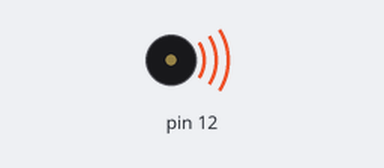
Simulated run of this sketch. Board: Arduino Uno, built with avr-gcc and run on an emulated ATmega328P. On the bench: buzzer (waves = sounding).

Above: at 1.5 s.
At 7.65 s:
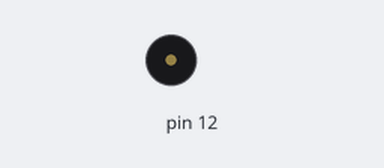
Timing chart, 0 to 8.8 s (numbered marks = the images above):
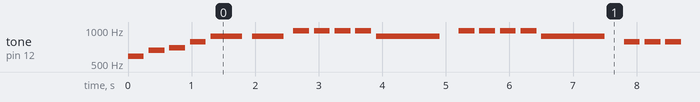

Measured:
- by itself, tone on pin 12: plays 587 Hz for 0.25 s, 659 Hz for 0.25 s, 698 Hz for 0.25 s, 784 Hz for 0.25 s, 880 Hz for 0.50 s, 880 Hz for 0.50 s … (262 notes in this stretch)

The sketch:

musicbox.ino
```cpp
/*************************************************
 * Public Constants
 *************************************************/

#define NOTE_B0  31
#define NOTE_C1  33
#define NOTE_CS1 35
#define NOTE_D1  37
#define NOTE_DS1 39
#define NOTE_E1  41
#define NOTE_F1  44
#define NOTE_FS1 46
#define NOTE_G1  49
#define NOTE_GS1 52
#define NOTE_A1  55
#define NOTE_AS1 58
#define NOTE_B1  62
#define NOTE_C2  65
#define NOTE_CS2 69
#define NOTE_D2  73
#define NOTE_DS2 78
#define NOTE_E2  82
#define NOTE_F2  87
#define NOTE_FS2 93
#define NOTE_G2  98
#define NOTE_GS2 104
#define NOTE_A2  110
#define NOTE_AS2 117
#define NOTE_B2  123
#define NOTE_C3  131
#define NOTE_CS3 139
#define NOTE_D3  147
#define NOTE_DS3 156
#define NOTE_E3  165
#define NOTE_F3  175
#define NOTE_FS3 185
#define NOTE_G3  196
#define NOTE_GS3 208
#define NOTE_A3  220
#define NOTE_AS3 233
#define NOTE_B3  247
#define NOTE_C4  262
#define NOTE_CS4 277
#define NOTE_D4  294
#define NOTE_DS4 311
#define NOTE_E4  330
#define NOTE_F4  349
#define NOTE_FS4 370
#define NOTE_G4  392
#define NOTE_GS4 415
#define NOTE_A4  440
#define NOTE_AS4 466
#define NOTE_B4  494
#define NOTE_C5  523
#define NOTE_CS5 554
#define NOTE_D5  587
#define NOTE_DS5 622
#define NOTE_E5  659
#define NOTE_F5  698
#define NOTE_FS5 740
#define NOTE_G5  784
#define NOTE_GS5 831
#define NOTE_A5  880
#define NOTE_AS5 932
#define NOTE_B5  988
#define NOTE_C6  1047
#define NOTE_CS6 1109
#define NOTE_D6  1175
#define NOTE_DS6 1245
#define NOTE_E6  1319
#define NOTE_F6  1397
#define NOTE_FS6 1480
#define NOTE_G6  1568
#define NOTE_GS6 1661
#define NOTE_A6  1760
#define NOTE_AS6 1865
#define NOTE_B6  1976
#define NOTE_C7  2093
#define NOTE_CS7 2217
#define NOTE_D7  2349
#define NOTE_DS7 2489
#define NOTE_E7  2637
#define NOTE_F7  2794
#define NOTE_FS7 2960
#define NOTE_G7  3136
#define NOTE_GS7 3322
#define NOTE_A7  3520
#define NOTE_AS7 3729
#define NOTE_B7  3951
#define NOTE_C8  4186
#define NOTE_CS8 4435
#define NOTE_D8  4699
#define NOTE_DS8 4978

/*
  Based on the toneMelody tutorial from arduino.cc :
  https://www.arduino.cc/en/Tutorial/toneMelody

  circuit:
  - speaker on digital pin 12^^

  tested with Arduino mega 2560 R3, active buzzer, passive buzzer and 4 Ohm speaker (Visaton FR7)
*/

//https://www.hackster.io/HiHiHiHiiHiiIiH/star-wars-on-a-buzzer-0814f2
int starWars[] = {
  //1
  NOTE_A4, NOTE_A4, NOTE_A4, NOTE_F4, NOTE_C5, NOTE_A4, NOTE_F4, NOTE_C5, NOTE_A4, 0,
  NOTE_E5, NOTE_E5, NOTE_E5, NOTE_F5, NOTE_C5, NOTE_GS4, NOTE_F4, NOTE_C5, NOTE_A4, 0,
  //2
  NOTE_A5, NOTE_A4, NOTE_A4, NOTE_A5, NOTE_GS5, NOTE_G5, NOTE_FS5, NOTE_F5, NOTE_FS5, 0,
  NOTE_A5, NOTE_D5, NOTE_D4, NOTE_C5, NOTE_C5, NOTE_B4, NOTE_C5, 0,
  //var1
  NOTE_F4, NOTE_GS4, NOTE_F4, NOTE_A4, NOTE_C5, NOTE_A4, NOTE_C5, NOTE_E5, 0,
  //2
  NOTE_A5, NOTE_A4, NOTE_A4, NOTE_A5, NOTE_GS5, NOTE_G5, NOTE_FS5, NOTE_F5, NOTE_FS5, 0,
  NOTE_A5, NOTE_D5, NOTE_D4, NOTE_C5, NOTE_C5, NOTE_B4, NOTE_C5, 0,
  //var2
  NOTE_F4, NOTE_GS4, NOTE_F4, NOTE_C5, NOTE_A4, NOTE_F4, NOTE_C5, NOTE_A4, 0
};

// note durations: 4 = quarter note, 8 = eighth note, etc.:
int starWarsDurations[] = {
  //1
  2, 2, 2, 3, 8, 2, 3, 8, 1, 8,
  2, 2, 2, 3, 8, 2, 3, 8, 2, 8,
  //2
  2, 3, 8, 2, 3, 8, 8, 8, 4, 4,
  4, 2, 3, 8, 8, 8, 4, 4,
  //var1
  4, 2, 3, 8, 2, 3, 8, 2, 4,
  //2
  2, 3, 8, 2, 3, 8, 8, 8, 4, 4,
  4, 2, 3, 8, 8, 8, 4, 4,
  //var2
  4, 2, 3, 8, 2, 3, 8, 2, 4
};

//https://www.lieder-archiv.de/alle_meine_entchen-notenblatt_100055.html
int alleMeineEntchen[] = {
  NOTE_D5, NOTE_E5, NOTE_F5, NOTE_G5, NOTE_A5, NOTE_A5,
  NOTE_B5, NOTE_B5, NOTE_B5, NOTE_B5, NOTE_A5,
  NOTE_B5, NOTE_B5, NOTE_B5, NOTE_B5, NOTE_A5,
  NOTE_G5, NOTE_G5, NOTE_G5, NOTE_G5, NOTE_F5, NOTE_F5,
  NOTE_A5, NOTE_A5, NOTE_A5, NOTE_A5, NOTE_D5
};

int alleMeineEntchenDurations[] = {
  4, 4, 4, 4, 2, 2,
  4, 4, 4, 4, 1,
  4, 4, 4, 4, 1,
  4, 4, 4, 4, 2, 2,
  4, 4, 4, 4, 1
};

void playTune(int melody[], int durations[], int tuneLength) {
  for (int thisNote = 0; thisNote < tuneLength; thisNote++) {

    // to calculate the note duration, take one second divided by the note type.
    //e.g. quarter note = 1000 / 4, eighth note = 1000/8, etc.
    int noteDuration = 1000 / durations[thisNote];
    tone(12, melody[thisNote], noteDuration);

    // to distinguish the notes, set a minimum time between them.
    // the note's duration + 30% seems to work well:
    int pauseBetweenNotes = noteDuration * 1.30;
    delay(pauseBetweenNotes);
    // stop the tone playing:
    noTone(12);
  }
}

void setup() {

}

void loop() {
  // iterate over the notes of the melody:
  //playTune(starWars, starWarsDurations, sizeof starWars/sizeof starWars[0]);
  playTune(alleMeineEntchen, alleMeineEntchenDurations, sizeof alleMeineEntchen/sizeof alleMeineEntchen[0]);
  delay(500);
}
```
